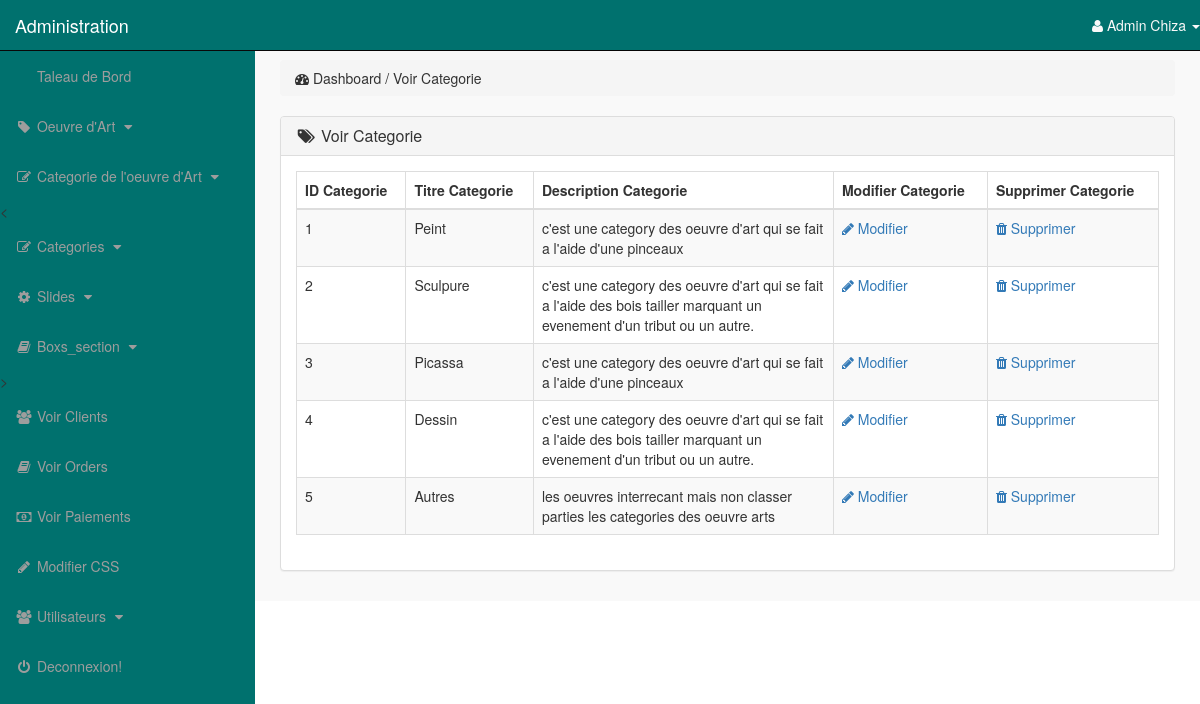
/admin_area/index.php?voir_cat (signed in), run on the app's committed database.
### tables this page shows
CREATE TABLE IF NOT EXISTS `categories` (
  `cat_id` int(10) NOT NULL AUTO_INCREMENT,
  `cat_titre` varchar(100) NOT NULL,
  `cat_descr` text NOT NULL,
  PRIMARY KEY (`cat_id`)
);

### admin_area/voir_cat.php (the view)
<?php
    if(!isset($_SESSION['admin_email'])){
        echo "<script>window.open('login.php','_self')</script>";
    }else{
?>
<div class="row">
    <div class="col-lg-12">
        <ol class="breadcrumb">
            <li>
                <i class="fa fa-dashboard"></i> Dashboard / Voir Categorie
            </li>
        </ol>
    </div>
</div>
<div class="row">
    <div class="col-lg-12">
        <div class="panel panel-default">
            <div class="panel-heading">
                <h3 class="panel-title">
                    <i class="fa fa-tags fa-fw"></i> Voir Categorie
                </h3>
            </div>
            <div class="panel-body">
                <div class="table-responsive">
                    <table class="table table-hover table-striped table-bordered">
                        <thead>
                            <tr>
                                <th>  ID  Categorie</th>
                                <th>  Titre Categorie</th>
                                <th>  Description Categorie</th>
                                <th> Modifier Categorie  </th>
                                <th> Supprimer Categorie  </th>
                            </tr>
                        </thead>
                        <tbody>
                            <?php
                                $i=0;
                                $get_cats = "select * from categories";
                                $run_cats = mysqli_query($con,$get_cats);
                                while($row_cats=mysqli_fetch_array($run_cats)){
                                    $cat_id = $row_cats['cat_id'];
                                    $cat_title = $row_cats['cat_titre'];
                                    $cat_desc = $row_cats['cat_descr'];
                                    $i++;
                            ?>
                            <tr>
                                <td> <?php echo $i; ?> </td>
                                <td> <?php echo $cat_title; ?> </td>
                                <td width="300"> <?php echo $cat_desc; ?> </td>
                                <td>
                                    <a href="index.php?modifier_cat= <?php echo $cat_id; ?> ">
                                        <i class="fa fa-pencil"></i> Modifier
                                    </a>
                                </td>
                                <td>
                                    <a href="index.php?supprimer_cat= <?php echo $cat_id; ?> ">
                                        <i class="fa fa-trash"></i> Supprimer
                                    </a>
                                </td>
                            </tr>
                            <?php } ?>
                        </tbody>
                    </table>
                </div>
            </div>
        </div>
    </div>
</div>
<?php } ?>

### admin_area/includes/sidebar.php (shortened to what this page needs)
<?php
    if(!isset($_SESSION['admin_email'])){
        echo "<script>window.open('login.php','_self')</script>";
    }else{
?>
<nav class="navbar navbar-inverse navbar-fixed-top">
    <div class="navbar-header">
        <a href="index.php?tableaubord" class="navbar-brand">Administration</a>
    </div>
    <ul class="nav navbar-right top-nav">
        <li class="dropdown">
            <a href="#" class="dropdown-toggle" data-toggle="dropdown">
                <i class="fa fa-user"></i> <?php echo $admin_name; ?> <b class="caret"></b>
            </a>
        </li>
    </ul>
    <div class="collapse navbar-collapse navbar-ex1-collapse">
        <ul class="nav navbar-nav side-nav">
            <li>
                <a href="index.php?tableaubord">
                        <i class="fa fa-fw fa-tableaubord"></i> Taleau de Bord
                </a>
            </li>
            <li>
                <a href="#" data-toggle="collapse" data-target="#products">
                        <i class="fa fa-fw fa-tag"></i> Oeuvre d'Art
                        <i class="fa fa-fw fa-caret-down"></i>
                </a>
            </li>
            <li>
                <a href="#" data-toggle="collapse" data-target="#p_cat">
                        <i class="fa fa-fw fa-edit"></i> Categorie de l'oeuvre d'Art
                        <i class="fa fa-fw fa-caret-down"></i>
                </a><
            </li>
            <li>
                <a href="#" data-toggle="collapse" data-target="#cat">
                        <i class="fa fa-fw fa-edit"></i> Categories
                        <i class="fa fa-fw fa-caret-down"></i>
                </a>
            </li>
            <li>
                <a href="#" data-toggle="collapse" data-target="#slides">
                        <i class="fa fa-fw fa-gear"></i> Slides
                        <i class="fa fa-fw fa-caret-down"></i>
                </a>
            </li>
            <li>
                <a href="#" data-toggle="collapse" data-target="#box">
                        <i class="fa fa-fw fa-book"></i> Boxs_section
                        <i class="fa fa-fw fa-caret-down"></i>
                </a>
            </li>
            <li>>
                <a href="index.php?voir_clients">
                    <i class="fa fa-fw fa-users"></i> Voir Clients
                </a>
            </li>
            <li>
                <a href="index.php?voir_orders">
                    <i class="fa fa-fw fa-book"></i> Voir Orders
                </a>
            </li>
            <li>
                <a href="index.php?voir_paiement">
                    <i class="fa fa-fw fa-money"></i> Voir Paiements
                </a>
            </li>
            <li>
                <a href="index.php?modifier_css">
                    <i class="fa fa-fw fa-pencil"></i> Modifier CSS
                </a>
            </li>
            <li>
                <a href="#" data-toggle="collapse" data-target="#users">
                        <i class="fa fa-fw fa-users"></i> Utilisateurs
                        <i class="fa fa-fw fa-caret-down"></i>
                </a>
            </li>
            <li>
                <a href="logout.php">
                    <i class="fa fa-fw fa-power-off"></i> Deconnexion!
                </a>
            </li>
        </ul>
    </div>
</nav>
<?php } ?>

### admin_area/css/style.css (style rules this page uses)
body { margin-top: 100px; }
.navbar-fixed-top { background-color: rgb(0,113,110); }
@media (min-width: 768px) { body { margin-top: 50px; } }
.top-nav { 0 15px; }
.top-nav>li { float: left; display: inline-block; }
.top-nav>li>a { color: #f9f9f9; line-height: 20px; padding-top: 15px; padding-bottom: 15px; }
@media (min-width: 768px) { .side-nav { position: fixed; top: 51px; bottom: 0; width: 255px; overflow-y: auto; overflow-x: hidden; background-color: rgb(0,113,110); padding-bottom: 40px; border-radius: 0; } }
@media (min-width: 768px) { .side-nav>li>a { width: 255px; } }
.panel-body { border-radius: 5px; }

### data on the page
categories: cat_titre "Peint", cat_descr "c'est une category des oeuvre d'art qui se fait a l'aide d'une pinceaux"
categories: cat_titre "Sculpure", cat_descr "c'est une category des oeuvre d'art qui se fait a l'aide des bois tailler marquant un evenement d'un tribut ou un autre."
categories: cat_titre "Picassa", cat_descr "c'est une category des oeuvre d'art qui se fait a l'aide d'une pinceaux"
categories: cat_titre "Dessin", cat_descr "c'est une category des oeuvre d'art qui se fait a l'aide des bois tailler marquant un evenement d'un tribut ou un autre."
categories: cat_titre "Autres", cat_descr "les oeuvres interrecant mais non classer parties les categories des oeuvre arts"

### other printed values
$admin_name "Admin Chiza"
